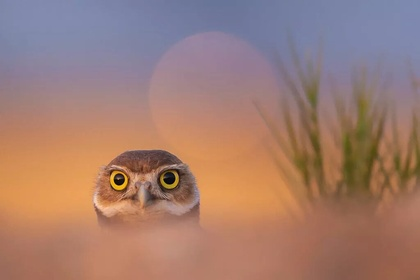
%> input picture data/test1.jpg, 420 x 280 px, shrunk from 1024 x 683 before the run
$ octave --eval "result = extractLBPFeaturesManual(imread('../../data/test1.jpg'));"   (GNU Octave 9; MATLAB toolbox functions it lacks are replaced by stand-ins)
%> lines starting %> are read from the running program, lines starting %| are printed output that depends on the picture
%% LBP特征提取函数
% 该函数从输入图像中提取局部二值模式（LBP）特征，并计算其直方图。
% LBP特征用于描述图像纹理信息，常用于图像分类与识别任务。
%
% @param img 输入的图像（可以是灰度图像或彩色图像）。
% @return lbpHist LBP特征的归一化直方图。
function lbpHist = extractLBPFeaturesManual(img)
    % 如果输入是二值图像或逻辑值图像，则转换为灰度图
    if islogical(img) || numel(unique(img)) == 2
        grayImg = uint8(img) * 255;  % 将二值图像转换为灰度图像
    else
        grayImg = im2gray(img);  % 将彩色图像转换为灰度图像
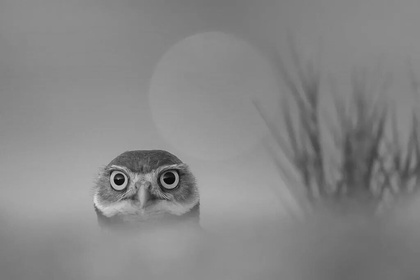
%> grayImg: size 280x420 uint8; min 3, max 221, mean 134.5
    end

    lbpImg = zeros(size(grayImg));  % 初始化LBP图像
    [rows, cols] = size(grayImg);  % 获取图像的尺寸
%> rows = 280; cols = 420
    paddedImg = padarray(grayImg, [1, 1], 'symmetric');  % 对图像进行边界填充，避免边界效应

    % 遍历图像的每个像素，计算LBP值
    for i = 2:rows+1
        for j = 2:cols+1
            patch = paddedImg(i-1:i+1, j-1:j+1);  % 提取3x3邻域
            center = patch(2, 2);  % 获取邻域中心像素值
            binaryPattern = (patch >= center);  % 计算二值模式
            binaryPattern(2, 2) = 0;  % 将中心像素设为0，避免重复计算
            weights = [1, 2, 4; 128, 0, 8; 64, 32, 16];  % LBP权重矩阵
            lbpImg(i-1, j-1) = sum(binaryPattern(:) .* weights(:));  % 计算LBP值
        end
    end
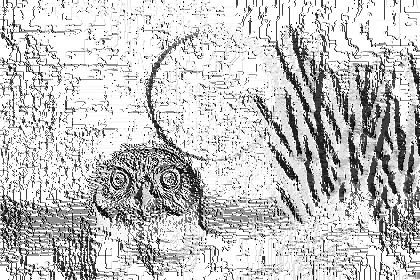
%> lbpImg: size 280x420 double; min 0, max 255, mean 196.7
%> after the loop, binaryPattern = [true true true; true false true; true true true]

    % 计算LBP图像的直方图，并进行归一化
    lbpHist = histcounts(lbpImg(:), 0:256, 'Normalization', 'probability');
%> lbpHist = 256 values, max 0.367 at index 256, min 0 at index 85, mean 0.00391
%> `result = extractLBPFeaturesManual(imread('../../data/test1.jpg'));`: result has the same summary as lbpHist in extractLBPFeaturesManual
end

$ run again, on data/test2.jpg
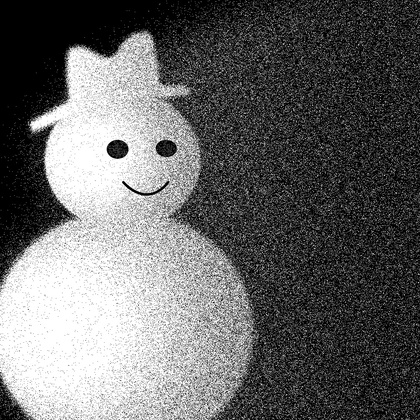
%> input picture data/test2.jpg, 420 x 420 px, shrunk from 1000 x 1000 before the run
%> in extractLBPFeaturesManual, `paddedImg = padarray(grayImg, [1, 1], 'symmetric');`:
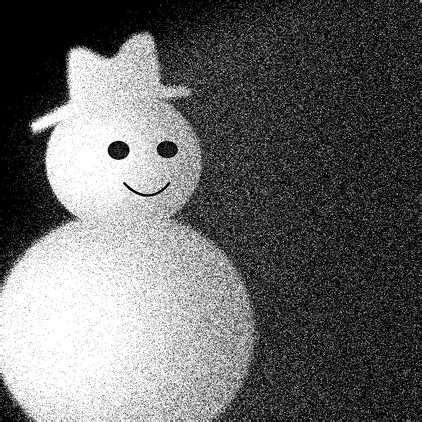
%> paddedImg: size 422x422 uint8; min 0, max 255, mean 102.7
%> after the loop in extractLBPFeaturesManual, `for i = 2:rows+1`:
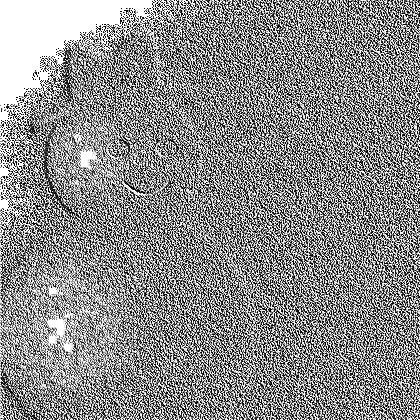
%> lbpImg: size 420x420 double; min 0, max 255, mean 139.1
%> after the loop in extractLBPFeaturesManual, `for i = 2:rows+1`: binaryPattern = [true true true; true false true; true true true]
%> lbpHist = 256 values, max 0.169 at index 256, min 0.00072 at index 171, mean 0.00391
%> result has the same summary as lbpHist in extractLBPFeaturesManual

$ run again, on data/test3.jpg
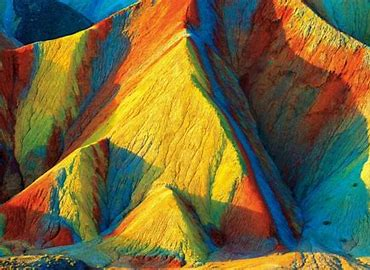
%> input picture data/test3.jpg, 370 x 270 px
%> in extractLBPFeaturesManual, `paddedImg = padarray(grayImg, [1, 1], 'symmetric');`:
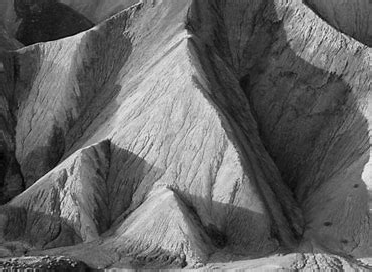
%> paddedImg: size 272x372 uint8; min 1, max 243, mean 100.2
%> after the loop in extractLBPFeaturesManual, `for i = 2:rows+1`:
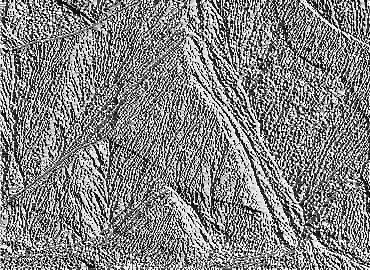
%> lbpImg: size 270x370 double; min 0, max 255, mean 131.7
%> after the loop in extractLBPFeaturesManual, `for i = 2:rows+1`: binaryPattern = [false false false; true false true; true true true]
%> lbpHist = 256 values, max 0.0745 at index 256, min 2e-05 at index 86, mean 0.00391
%> result has the same summary as lbpHist in extractLBPFeaturesManual
